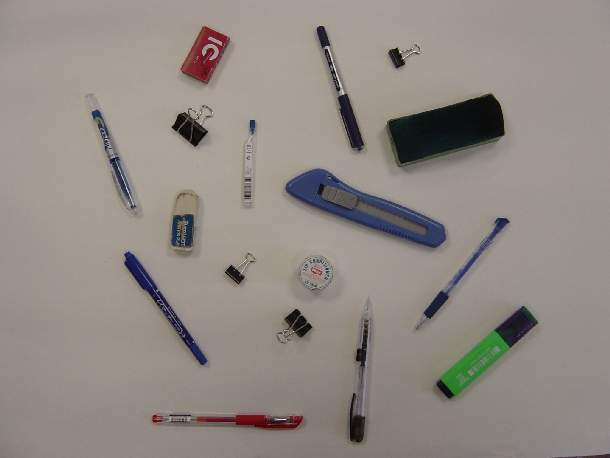
#> input picture project/img/182017584_3883824851701311_3355308495293813943_n.jpg, 610 x 458 px; its folder holds only this picture in this run
$ python demo.py
#> lines starting #> are read from the running program, lines starting #| are printed output that depends on the picture; after the words box and inside, x2 and y2 are one past the last pixel; in counts of white or black regions, pixels touching at a corner belong together
import cv2
import numpy as np
import glob
import os
cv2.namedWindow("haha",cv2.WINDOW_NORMAL)
for path in glob.glob("img/*"):
    print(path)
    img = cv2.imread(path)
#> img is the input picture: shape (458, 610, 3); mean B, G, R 132.4, 138.2, 145.8
    # img = cv2.py rMeanShiftFiltering(img, 10, 10)
    h,w = img.shape[:2]
#> h = 458; w = 610
    medsiz = int(int(min(h,w)/70)/2)*2+1
#> medsiz = 7
    gray = cv2.cvtColor(img,cv2.COLOR_BGR2GRAY)
    # his = cv2.equalizeHist(gray)
    median = cv2.medianBlur(gray,5)
    blurred = cv2.GaussianBlur(median, (3, 3), 0)
    thres = cv2.adaptiveThreshold(blurred,255,cv2.ADAPTIVE_THRESH_MEAN_C, cv2.THRESH_BINARY_INV,7,2)
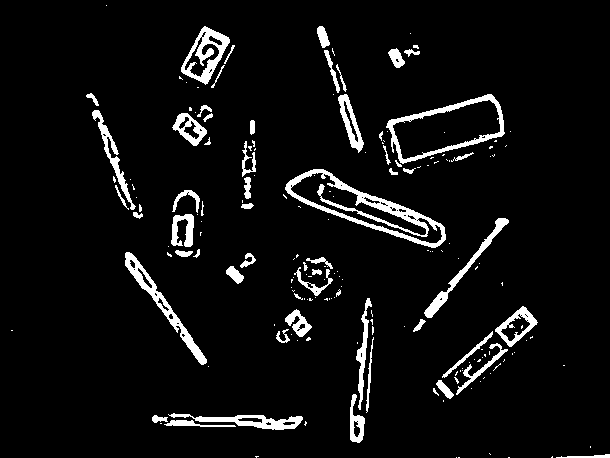
#> thres: shape (458, 610); 5.9% white; 185 white regions (127 under 20 px), largest, box (x1, y1, x2, y2) and area: (285, 169, 446, 248) 2473, (386, 94, 505, 164) 1359, (125, 252, 207, 365) 1195
    cv2.imshow("thres_ori",thres)
    # [4 lines of commented-out code are left out]
    canny = cv2.Canny(blurred, 0, 300)
#> canny: shape (458, 610); 1.3% white in thin lines or dots, all inside (x1, y1, x2, y2) = (92, 26, 538, 443)
    cv2.imshow("canny_ori",canny)
    # print(medsiz)
    # print(path)
    kernel_v = cv2.getStructuringElement(cv2.MORPH_RECT,(1,5))
    kernel_h = cv2.getStructuringElement(cv2.MORPH_RECT,(5,1))

    v_img = canny.copy()
    h_img = canny.copy()

    # kernel = np.ones((5,5),np.uint8)
    # kernel1 = np.ones((5,5),np.uint8)
    kernel = cv2.getStructuringElement(cv2.MORPH_RECT,(3,3))
    kernel1 = cv2.getStructuringElement(cv2.MORPH_ELLIPSE,(5,5))
    kernel2 = cv2.getStructuringElement(cv2.MORPH_ELLIPSE,(3,3))
    kernel3 = cv2.getStructuringElement(cv2.MORPH_ELLIPSE,(5,5))
    # kernel2 = np.ones((1,1),np.uint8)


    canny = cv2.dilate(canny,kernel,iterations = 1)
#> canny: shape (458, 610); 4.1% white; 16 white regions, largest, box (x1, y1, x2, y2) and area: (384, 93, 506, 175) 1391, (284, 167, 448, 250) 1385, (123, 251, 208, 366) 1158
    # contours, hierarchy = cv2.findContours(canny, cv2.RETR_EXTERNAL, cv2.CHAIN_APPROX_SIMPLE)
    # cv2.drawContours(canny,contours,-1, (255,255,255), -1)
    canny = cv2.erode(canny,kernel ,iterations = 1)

    thres = cv2.dilate(thres,kernel3,iterations = 1)
#> thres: shape (458, 610); 12.2% white; 47 white regions (11 under 20 px), largest, box (x1, y1, x2, y2) and area: (281, 167, 452, 254) 4702, (377, 92, 507, 177) 3440, (431, 304, 540, 404) 3259
    cv2.imshow("thres_cos",thres)
    # contours, hierarchy = cv2.findContours(thres, cv2.RETR_EXTERNAL, cv2.CHAIN_APPROX_SIMPLE)
    # cv2.drawContours(thres,contours,-1, (255,255,255), -1)
    thres = cv2.erode(thres,kernel3 ,iterations = 1)
#> thres: shape (458, 610); 7% white; 118 white regions (86 under 20 px), largest, box (x1, y1, x2, y2) and area: (283, 169, 446, 252) 2925, (433, 306, 538, 399) 1548, (152, 413, 307, 430) 1548
    cv2.imshow("thres_er",thres)


    dilation = cv2.dilate(canny,kernel3,iterations = 1)
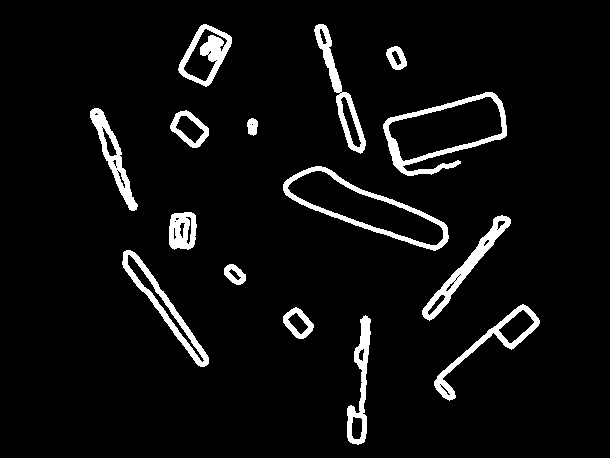
#> dilation: shape (458, 610); 5.7% white; 15 white regions, largest, box (x1, y1, x2, y2) and area: (383, 92, 507, 176) 1970, (283, 166, 449, 251) 1844, (122, 250, 209, 367) 1614
    cv2.imshow("dilation_thres",dilation)
    # dilation = cv2.dilate(canny,kernel1,iterations = 1)
    erosion = cv2.erode(dilation,kernel3,iterations = 1)
#> erosion: shape (458, 610); 1.6% white; 17 white regions, largest, box (x1, y1, x2, y2) and area: (424, 217, 509, 319) 546, (385, 94, 505, 174) 498, (180, 26, 230, 85) 471


    dilation_v = cv2.dilate(v_img,kernel_v,iterations = 1)
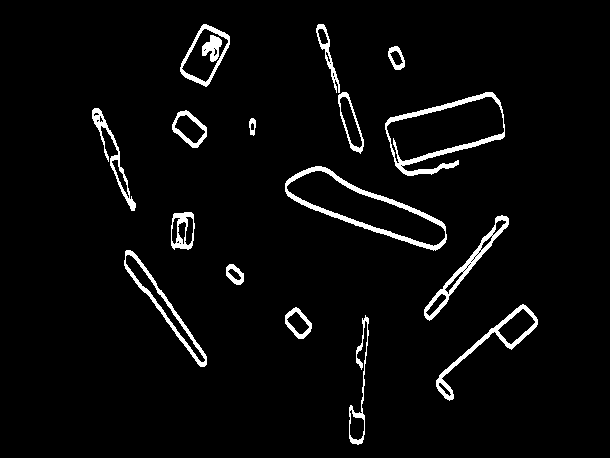
#> dilation_v: shape (458, 610); 3.9% white; 17 white regions, largest, box (x1, y1, x2, y2) and area: (285, 166, 447, 251) 1707, (385, 92, 505, 176) 1621, (424, 215, 509, 321) 1047
    erosion_v = cv2.erode(dilation,kernel_v,iterations = 1)
#> erosion_v: shape (458, 610); 3.3% white; 16 white regions, largest, box (x1, y1, x2, y2) and area: (347, 317, 370, 443) 980, (123, 252, 209, 365) 962, (422, 217, 511, 319) 950
    cv2.imshow("erosion_v",erosion_v)
    dilation_h = cv2.dilate(h_img,kernel_h,iterations = 1)
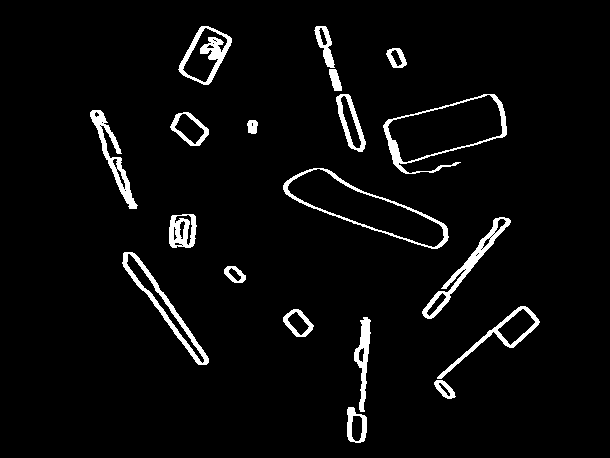
#> dilation_h: shape (458, 610); 4.2% white; 19 white regions, largest, box (x1, y1, x2, y2) and area: (122, 252, 209, 365) 1276, (422, 217, 511, 319) 1161, (383, 94, 507, 174) 1124
    erosion_h = cv2.erode(dilation,kernel_h,iterations = 1)
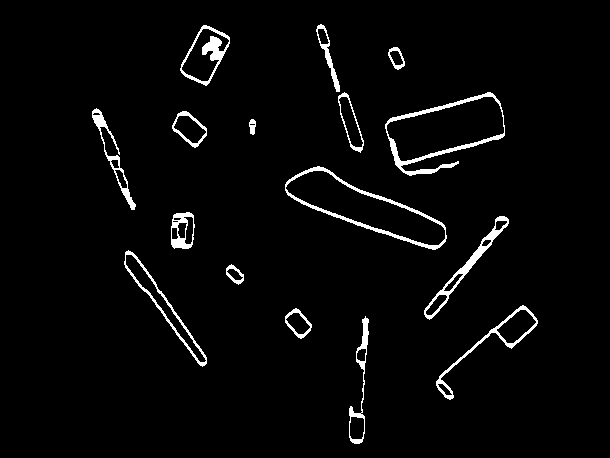
#> erosion_h: shape (458, 610); 3.1% white; 16 white regions
    cv2.imshow("erosion_h",erosion_h)

    # [6 lines of commented-out code are left out]

    contours, hierarchy = cv2.findContours(erosion, cv2.RETR_EXTERNAL, cv2.CHAIN_APPROX_SIMPLE)
#> contours = 17 contours; largest, box (x1, y1, x2, y2) and area: (285, 168, 447, 249) 5100, (385, 94, 505, 174) 5058, (180, 26, 230, 85) 1632, (124, 252, 207, 365) 1458, (436, 306, 538, 399) 1111
    # draw = cv2.drawContours(cv2.cvtColor(erosion,cv2.COLOR_GRAY2BGR),contours,-1, (0,255,0), 1)
    draw = cv2.cvtColor(erosion,cv2.COLOR_GRAY2BGR)
    s_cont = []
    # for i, c in enumerate(contours):

    #     area = cv2.contourArea(c)
    #     s_cont.append(area)
    for i, c in enumerate(contours):
        contours_poly = cv2.approxPolyDP(c, 3, True)
        boundRect = cv2.boundingRect(contours_poly)
        # print("dai",boundRect[2],boundRect[3])
        s = boundRect[2]*boundRect[3]
        area = cv2.contourArea(c)

        if area< h*w/600:
            continue
        print("dien tich", area)
        # if s< h*w/500:
        #     continue
        cv2.rectangle(img,(int(boundRect[0]), int(boundRect[1])),(int(boundRect[0]+boundRect[2]), int(boundRect[1]+boundRect[3])),(0,255,0),2)
        cv2.drawContours(draw,contours,i, (0,255,0), 1)
        cv2.imshow("img",img )
        cv2.imshow("draw",draw)
#> this loop made 17 passes
#> (boundRect, s, area) on passes 1, 2, 3, 4, 6, 7, 9, 11, 12, 13, 14, 16: ((349, 407, 16, 36), 576, 394.5), ((356, 317, 13, 95), 1235, 282.5), ((285, 309, 27, 28), 756, 420.5), ((436, 307, 101, 90), 9090, 1111), ((126, 252, 80, 113), 9040, 1457.5), ((425, 218, 83, 100), 8300, 954.5), ((285, 169, 161, 80), 12880, 5100), ((173, 113, 34, 33), 1122, 664.5), ((92, 110, 43, 99), 4257, 480.5), ((385, 94, 118, 80), 9440, 5058.5), ((338, 94, 26, 58), 1508, 662.5), ((318, 26, 22, 65), 1430, 316.5)
#> (contours_poly, boundRect, s, area) on passes 5, 8, 10, 15, 17: ([[229, 266], [226, 273], [240, 282], [243, 275]], (226, 266, 18, 17), 306, 173.5), ([[191, 214], [173, 216], [174, 247], [191, 245]], (173, 214, 19, 34), 646, 658.5), ([[251, 120], [253, 133], [255, 122]], (251, 120, 5, 14), 70, 55), ([[389, 50], [394, 66], [403, 65], [399, 50]], (389, 50, 15, 17), 255, 198), ([[203, 26], [180, 69], [206, 84], [229, 38]], (180, 26, 50, 59), 2950, 1632)
#| dien tich 1111.0
#| dien tich 1457.5
#| dien tich 954.5
#| dien tich 658.5
#| dien tich 5100.0
#| dien tich 664.5
#| dien tich 480.5
#| dien tich 5058.5
#> (further printed lines are left out)
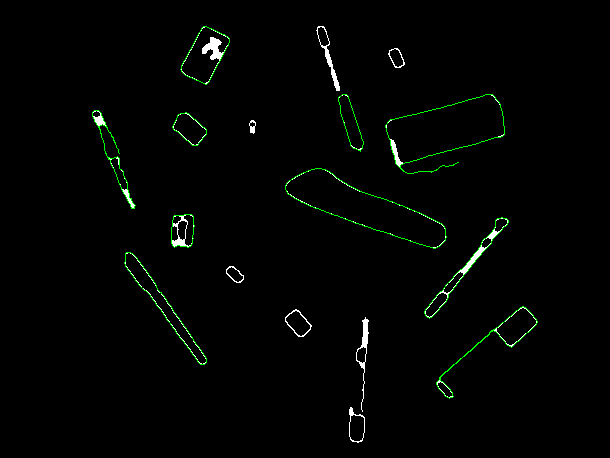
#> draw: shape (458, 610, 3); mean B, G, R 2.3, 4.2, 2.3
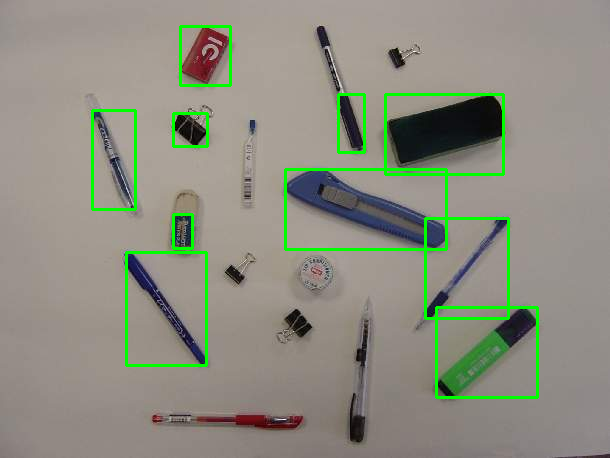
#> img: shape (458, 610, 3); mean B, G, R 128.3, 141.9, 141.3
        # cv2.imshow("ero",erosion)
        # cv2.waitKey()
    # cv2.drawContours(img, contours, -1, (0,255,0), 3)
    cv2.imshow("ero",erosion)
    cv2.imshow("dialete",dilation )
    cv2.imshow("draw",draw)
    cv2.imshow("canny",canny)
    cv2.imshow("gray",gray)
    # cv2.imshow("huhu",his)
    cv2.imshow("median",median )
    cv2.imshow("thres",thres )
    cv2.imshow("blurred",blurred)
    cv2.imshow("img",img )
    cv2.waitKey()
